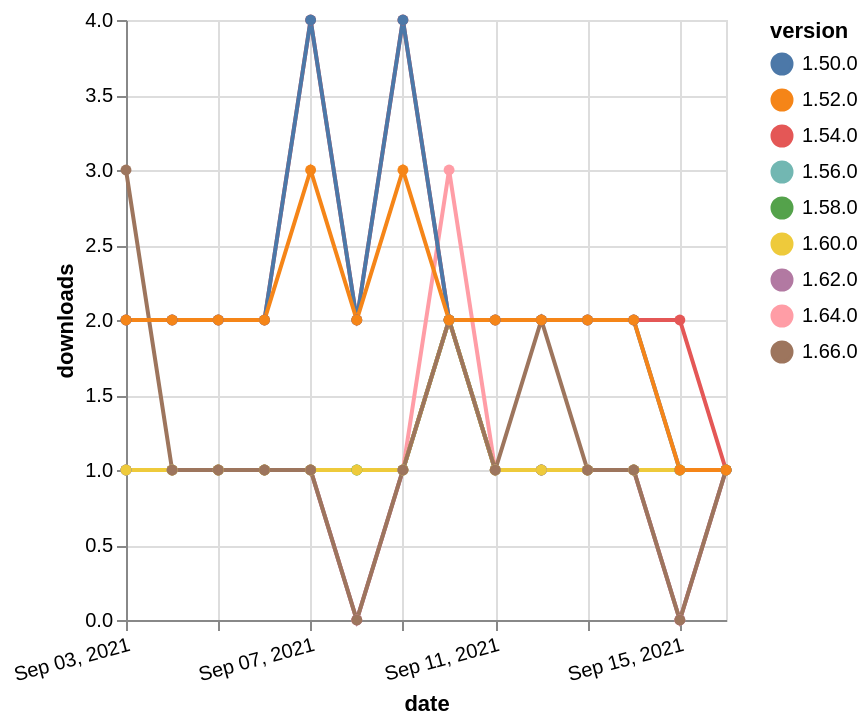

Describe this chart as a Vega-Lite specification.
### Vega-Lite specification from a JSON file in a GitHub repository (floating-point values rounded to 4 significant figures)
{"$schema": "https://vega.github.io/schema/vega-lite/v5.json", "description": "A simple bar chart with embedded data.", "data": {"values": [{"date": "2021-09-03", "total": 236, "delta": 1, "version": "1.56.0"}, {"date": "2021-09-04", "total": 237, "delta": 1, "version": "1.56.0"}, {"date": "2021-09-05", "total": 238, "delta": 1, "version": "1.56.0"}, {"date": "2021-09-06", "total": 239, "delta": 1, "version": "1.56.0"}, {"date": "2021-09-07", "total": 240, "delta": 1, "version": "1.56.0"}, {"date": "2021-09-08", "total": 241, "delta": 1, "version": "1.56.0"}, {"date": "2021-09-09", "total": 242, "delta": 1, "version": "1.56.0"}, {"date": "2021-09-10", "total": 244, "delta": 2, "version": "1.56.0"}, {"date": "2021-09-11", "total": 245, "delta": 1, "version": "1.56.0"}, {"date": "2021-09-12", "total": 246, "delta": 1, "version": "1.56.0"}, {"date": "2021-09-13", "total": 247, "delta": 1, "version": "1.56.0"}, {"date": "2021-09-14", "total": 248, "delta": 1, "version": "1.56.0"}, {"date": "2021-09-15", "total": 249, "delta": 1, "version": "1.56.0"}, {"date": "2021-09-16", "total": 250, "delta": 1, "version": "1.56.0"}, {"date": "2021-09-03", "total": 186, "delta": 1, "version": "1.64.0"}, {"date": "2021-09-04", "total": 187, "delta": 1, "version": "1.64.0"}, {"date": "2021-09-05", "total": 188, "delta": 1, "version": "1.64.0"}, {"date": "2021-09-06", "total": 189, "delta": 1, "version": "1.64.0"}, {"date": "2021-09-07", "total": 190, "delta": 1, "version": "1.64.0"}, {"date": "2021-09-08", "total": 190, "delta": 0, "version": "1.64.0"}, {"date": "2021-09-09", "total": 191, "delta": 1, "version": "1.64.0"}, {"date": "2021-09-10", "total": 194, "delta": 3, "version": "1.64.0"}, {"date": "2021-09-11", "total": 195, "delta": 1, "version": "1.64.0"}, {"date": "2021-09-12", "total": 196, "delta": 1, "version": "1.64.0"}, {"date": "2021-09-13", "total": 197, "delta": 1, "version": "1.64.0"}, {"date": "2021-09-14", "total": 198, "delta": 1, "version": "1.64.0"}, {"date": "2021-09-15", "total": 198, "delta": 0, "version": "1.64.0"}, {"date": "2021-09-16", "total": 199, "delta": 1, "version": "1.64.0"}, {"date": "2021-09-03", "total": 2453, "delta": 2, "version": "1.54.0"}, {"date": "2021-09-04", "total": 2455, "delta": 2, "version": "1.54.0"}, {"date": "2021-09-05", "total": 2457, "delta": 2, "version": "1.54.0"}, {"date": "2021-09-06", "total": 2459, "delta": 2, "version": "1.54.0"}, {"date": "2021-09-07", "total": 2463, "delta": 4, "version": "1.54.0"}, {"date": "2021-09-08", "total": 2465, "delta": 2, "version": "1.54.0"}, {"date": "2021-09-09", "total": 2469, "delta": 4, "version": "1.54.0"}, {"date": "2021-09-10", "total": 2471, "delta": 2, "version": "1.54.0"}, {"date": "2021-09-11", "total": 2473, "delta": 2, "version": "1.54.0"}, {"date": "2021-09-12", "total": 2475, "delta": 2, "version": "1.54.0"}, {"date": "2021-09-13", "total": 2477, "delta": 2, "version": "1.54.0"}, {"date": "2021-09-14", "total": 2479, "delta": 2, "version": "1.54.0"}, {"date": "2021-09-15", "total": 2481, "delta": 2, "version": "1.54.0"}, {"date": "2021-09-16", "total": 2482, "delta": 1, "version": "1.54.0"}, {"date": "2021-09-03", "total": 204, "delta": 1, "version": "1.58.0"}, {"date": "2021-09-04", "total": 205, "delta": 1, "version": "1.58.0"}, {"date": "2021-09-05", "total": 206, "delta": 1, "version": "1.58.0"}, {"date": "2021-09-06", "total": 207, "delta": 1, "version": "1.58.0"}, {"date": "2021-09-07", "total": 208, "delta": 1, "version": "1.58.0"}, {"date": "2021-09-08", "total": 209, "delta": 1, "version": "1.58.0"}, {"date": "2021-09-09", "total": 210, "delta": 1, "version": "1.58.0"}, {"date": "2021-09-10", "total": 212, "delta": 2, "version": "1.58.0"}, {"date": "2021-09-11", "total": 213, "delta": 1, "version": "1.58.0"}, {"date": "2021-09-12", "total": 214, "delta": 1, "version": "1.58.0"}, {"date": "2021-09-13", "total": 215, "delta": 1, "version": "1.58.0"}, {"date": "2021-09-14", "total": 216, "delta": 1, "version": "1.58.0"}, {"date": "2021-09-15", "total": 217, "delta": 1, "version": "1.58.0"}, {"date": "2021-09-16", "total": 218, "delta": 1, "version": "1.58.0"}, {"date": "2021-09-03", "total": 3074, "delta": 2, "version": "1.50.0"}, {"date": "2021-09-04", "total": 3076, "delta": 2, "version": "1.50.0"}, {"date": "2021-09-05", "total": 3078, "delta": 2, "version": "1.50.0"}, {"date": "2021-09-06", "total": 3080, "delta": 2, "version": "1.50.0"}, {"date": "2021-09-07", "total": 3084, "delta": 4, "version": "1.50.0"}, {"date": "2021-09-08", "total": 3086, "delta": 2, "version": "1.50.0"}, {"date": "2021-09-09", "total": 3090, "delta": 4, "version": "1.50.0"}, {"date": "2021-09-10", "total": 3092, "delta": 2, "version": "1.50.0"}, {"date": "2021-09-11", "total": 3094, "delta": 2, "version": "1.50.0"}, {"date": "2021-09-12", "total": 3096, "delta": 2, "version": "1.50.0"}, {"date": "2021-09-13", "total": 3098, "delta": 2, "version": "1.50.0"}, {"date": "2021-09-14", "total": 3100, "delta": 2, "version": "1.50.0"}, {"date": "2021-09-15", "total": 3101, "delta": 1, "version": "1.50.0"}, {"date": "2021-09-16", "total": 3102, "delta": 1, "version": "1.50.0"}, {"date": "2021-09-03", "total": 158, "delta": 1, "version": "1.62.0"}, {"date": "2021-09-04", "total": 159, "delta": 1, "version": "1.62.0"}, {"date": "2021-09-05", "total": 160, "delta": 1, "version": "1.62.0"}, {"date": "2021-09-06", "total": 161, "delta": 1, "version": "1.62.0"}, {"date": "2021-09-07", "total": 162, "delta": 1, "version": "1.62.0"}, {"date": "2021-09-08", "total": 162, "delta": 0, "version": "1.62.0"}, {"date": "2021-09-09", "total": 163, "delta": 1, "version": "1.62.0"}, {"date": "2021-09-10", "total": 165, "delta": 2, "version": "1.62.0"}, {"date": "2021-09-11", "total": 166, "delta": 1, "version": "1.62.0"}, {"date": "2021-09-12", "total": 167, "delta": 1, "version": "1.62.0"}, {"date": "2021-09-13", "total": 168, "delta": 1, "version": "1.62.0"}, {"date": "2021-09-14", "total": 169, "delta": 1, "version": "1.62.0"}, {"date": "2021-09-15", "total": 169, "delta": 0, "version": "1.62.0"}, {"date": "2021-09-16", "total": 170, "delta": 1, "version": "1.62.0"}, {"date": "2021-09-03", "total": 186, "delta": 1, "version": "1.60.0"}, {"date": "2021-09-04", "total": 187, "delta": 1, "version": "1.60.0"}, {"date": "2021-09-05", "total": 188, "delta": 1, "version": "1.60.0"}, {"date": "2021-09-06", "total": 189, "delta": 1, "version": "1.60.0"}, {"date": "2021-09-07", "total": 190, "delta": 1, "version": "1.60.0"}, {"date": "2021-09-08", "total": 191, "delta": 1, "version": "1.60.0"}, {"date": "2021-09-09", "total": 192, "delta": 1, "version": "1.60.0"}, {"date": "2021-09-10", "total": 194, "delta": 2, "version": "1.60.0"}, {"date": "2021-09-11", "total": 195, "delta": 1, "version": "1.60.0"}, {"date": "2021-09-12", "total": 196, "delta": 1, "version": "1.60.0"}, {"date": "2021-09-13", "total": 197, "delta": 1, "version": "1.60.0"}, {"date": "2021-09-14", "total": 198, "delta": 1, "version": "1.60.0"}, {"date": "2021-09-15", "total": 199, "delta": 1, "version": "1.60.0"}, {"date": "2021-09-16", "total": 200, "delta": 1, "version": "1.60.0"}, {"date": "2021-09-03", "total": 126, "delta": 3, "version": "1.66.0"}, {"date": "2021-09-04", "total": 127, "delta": 1, "version": "1.66.0"}, {"date": "2021-09-05", "total": 128, "delta": 1, "version": "1.66.0"}, {"date": "2021-09-06", "total": 129, "delta": 1, "version": "1.66.0"}, {"date": "2021-09-07", "total": 130, "delta": 1, "version": "1.66.0"}, {"date": "2021-09-08", "total": 130, "delta": 0, "version": "1.66.0"}, {"date": "2021-09-09", "total": 131, "delta": 1, "version": "1.66.0"}, {"date": "2021-09-10", "total": 133, "delta": 2, "version": "1.66.0"}, {"date": "2021-09-11", "total": 134, "delta": 1, "version": "1.66.0"}, {"date": "2021-09-12", "total": 136, "delta": 2, "version": "1.66.0"}, {"date": "2021-09-13", "total": 137, "delta": 1, "version": "1.66.0"}, {"date": "2021-09-14", "total": 138, "delta": 1, "version": "1.66.0"}, {"date": "2021-09-15", "total": 138, "delta": 0, "version": "1.66.0"}, {"date": "2021-09-16", "total": 139, "delta": 1, "version": "1.66.0"}, {"date": "2021-09-03", "total": 2552, "delta": 2, "version": "1.52.0"}, {"date": "2021-09-04", "total": 2554, "delta": 2, "version": "1.52.0"}, {"date": "2021-09-05", "total": 2556, "delta": 2, "version": "1.52.0"}, {"date": "2021-09-06", "total": 2558, "delta": 2, "version": "1.52.0"}, {"date": "2021-09-07", "total": 2561, "delta": 3, "version": "1.52.0"}, {"date": "2021-09-08", "total": 2563, "delta": 2, "version": "1.52.0"}, {"date": "2021-09-09", "total": 2566, "delta": 3, "version": "1.52.0"}, {"date": "2021-09-10", "total": 2568, "delta": 2, "version": "1.52.0"}, {"date": "2021-09-11", "total": 2570, "delta": 2, "version": "1.52.0"}, {"date": "2021-09-12", "total": 2572, "delta": 2, "version": "1.52.0"}, {"date": "2021-09-13", "total": 2574, "delta": 2, "version": "1.52.0"}, {"date": "2021-09-14", "total": 2576, "delta": 2, "version": "1.52.0"}, {"date": "2021-09-15", "total": 2577, "delta": 1, "version": "1.52.0"}, {"date": "2021-09-16", "total": 2578, "delta": 1, "version": "1.52.0"}]}, "width": "container", "mark": {"type": "line", "point": {"filled": true}}, "encoding": {"x": {"field": "date", "type": "temporal", "timeUnit": "yearmonthdate", "title": "date", "axis": {"labelAngle": -15}}, "y": {"field": "delta", "type": "quantitative", "title": "downloads"}, "color": {"field": "version", "type": "nominal"}, "tooltip": {"field": "delta"}}}
